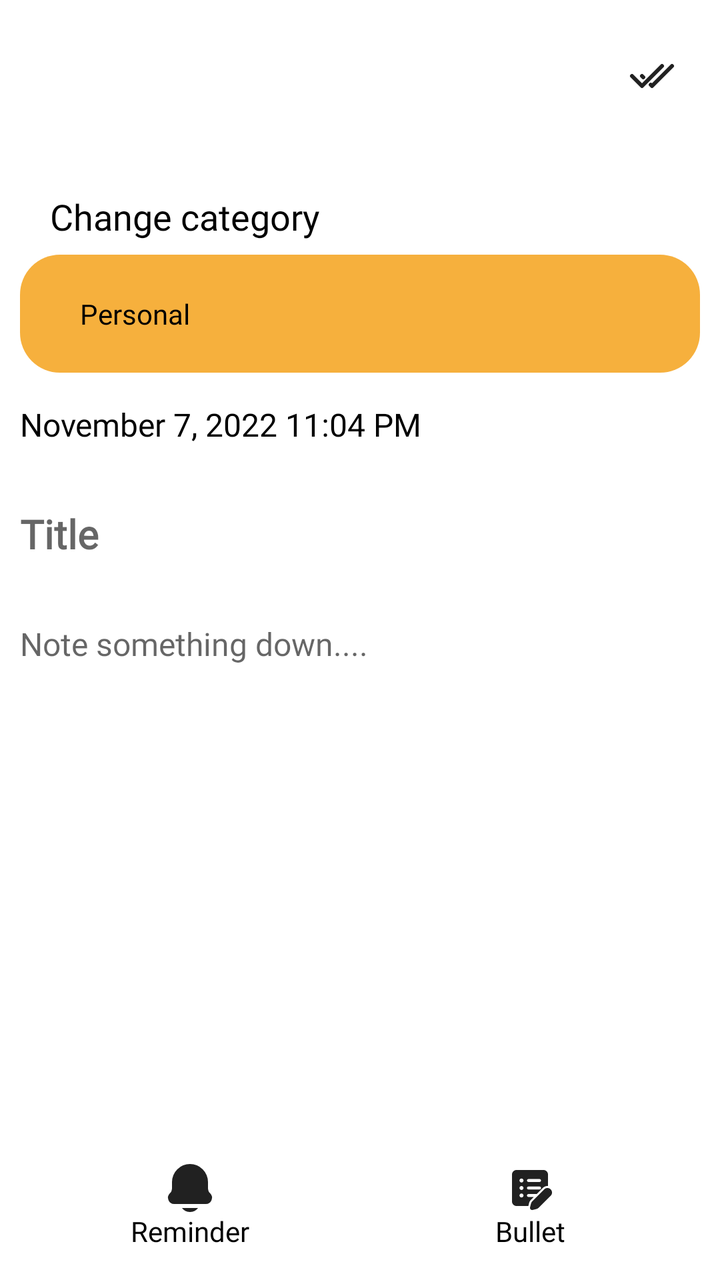
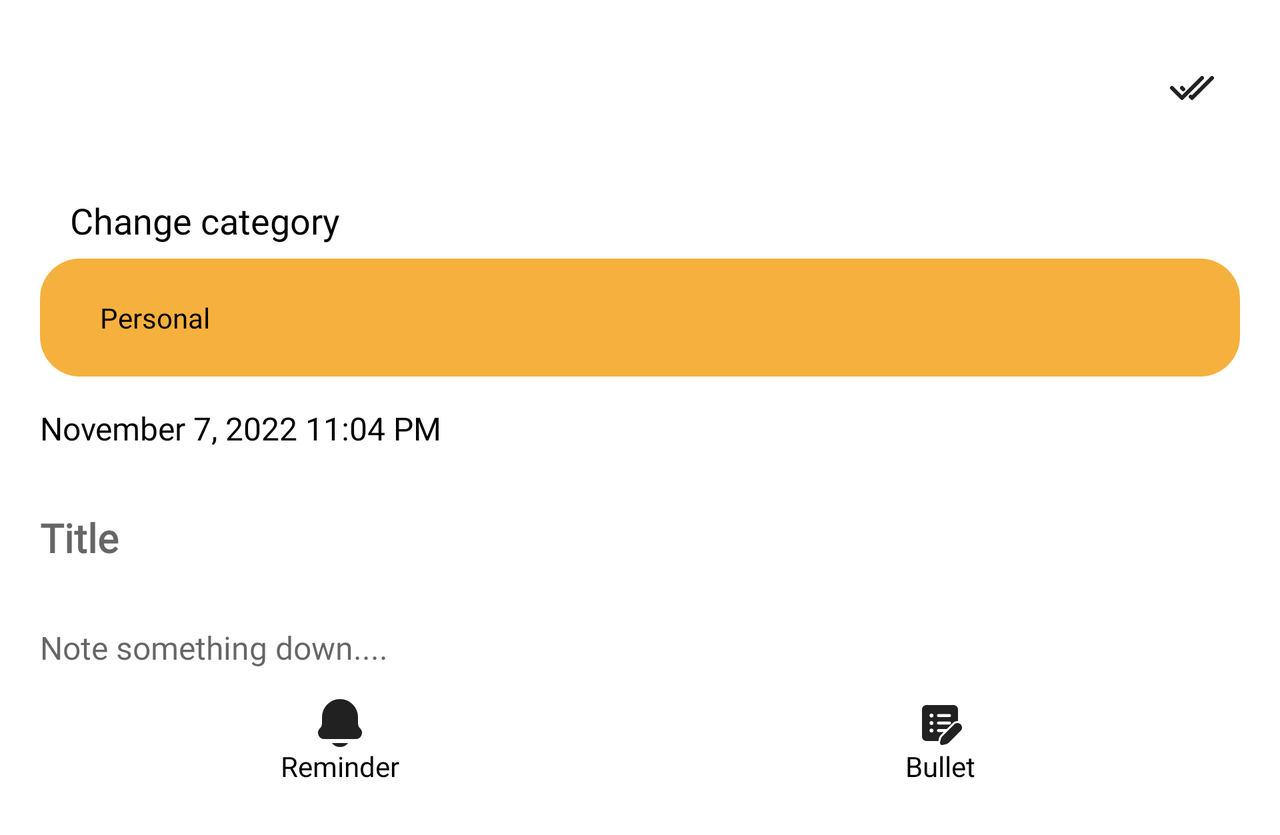

Compare how this app lays out the same screen by default and in its alternative resource folder. The renders come first, then the two layout files and the values they reference.
<!-- AndroidManifest.xml: application theme AppTheme -->
<!-- res/layout/activity_note_update.xml -->
<?xml version="1.0" encoding="utf-8"?>
<androidx.constraintlayout.widget.ConstraintLayout xmlns:android="http://schemas.android.com/apk/res/android"
    xmlns:app="http://schemas.android.com/apk/res-auto"
    xmlns:tools="http://schemas.android.com/tools"
    android:layout_width="match_parent"
    android:layout_height="match_parent"
    android:layout_margin="10dp"
    tools:context=".view.activity.NoteUpdateActivity">

    <ScrollView
        android:layout_width="match_parent"
        android:layout_height="match_parent"
        android:layout_marginBottom="50dp">

        <androidx.constraintlayout.widget.ConstraintLayout
            android:layout_width="match_parent"
            android:layout_height="wrap_content">

            <include
                android:id="@+id/note_toolbar"
                layout="@layout/note_toolbar"/>

            <TextView
                android:id="@+id/change_category_txt"
                android:layout_width="match_parent"
                android:layout_height="wrap_content"
                android:layout_marginTop="30dp"
                android:layout_marginStart="15dp"
                android:text="@string/change_category_txt"
                android:fontFamily="@font/nexa_bold"
                android:textSize="18sp"
                app:layout_constraintTop_toBottomOf="@id/note_toolbar"
                app:layout_constraintStart_toStartOf="parent"
                app:layout_constraintEnd_toEndOf="parent"/>
            <Spinner
                android:id="@+id/change_category_spinner"
                android:layout_width="match_parent"
                android:layout_height="wrap_content"
                android:layout_marginTop="7dp"
                android:paddingStart="20dp"
                android:background="@drawable/rounded_desert_sunset_bg"
                style="@style/spinnerItemStyle"
                android:entries="@array/category_headers_spinner"
                app:layout_constraintTop_toBottomOf="@id/change_category_txt"
                app:layout_constraintStart_toStartOf="parent"
                app:layout_constraintEnd_toEndOf="parent"/>


            <TextView
                android:id="@+id/note_date"
                android:layout_width="match_parent"
                android:layout_height="wrap_content"
                android:layout_marginTop="15dp"
                android:text="November 7, 2022 11:04 PM"
                android:fontFamily="@font/nexa_light"
                android:textSize="16sp"
                app:layout_constraintTop_toBottomOf="@id/change_category_spinner"
                app:layout_constraintStart_toStartOf="parent"
                app:layout_constraintEnd_toEndOf="parent"/>

            <EditText
                android:id="@+id/note_title"
                android:layout_width="match_parent"
                android:layout_height="48dp"
                android:layout_marginTop="20dp"
                android:background="@android:color/transparent"
                android:hint="@string/title"
                android:fontFamily="@font/nexa_bold"
                android:textStyle="bold"
                android:textSize="20sp"
                app:layout_constraintTop_toBottomOf="@id/note_date"
                app:layout_constraintStart_toStartOf="parent"
                app:layout_constraintEnd_toEndOf="parent"/>
            <EditText
                android:id="@+id/note_content"
                android:layout_width="match_parent"
                android:layout_height="0dp"
                android:layout_marginTop="20dp"
                android:background="@android:color/transparent"
                android:gravity="start"
                android:hint="@string/note_down"
                android:fontFamily="@font/nexa_bold"
                android:textSize="16sp"
                android:lineSpacingMultiplier="1.3"
                app:layout_constraintTop_toBottomOf="@id/note_title"
                app:layout_constraintStart_toStartOf="parent"
                app:layout_constraintEnd_toEndOf="parent"/>

        </androidx.constraintlayout.widget.ConstraintLayout>

    </ScrollView>

    <Button
        android:id="@+id/add_bullet_btn"
        android:layout_width="0dp"
        android:layout_height="wrap_content"
        android:layout_marginTop="10dp"
        android:padding="5dp"
        android:background="@android:color/transparent"
        android:drawableTop="@drawable/add_bullet_icon"
        android:text="@string/bullet"
        android:fontFamily="@font/nexa_bold"
        android:textAllCaps="false"
        app:layout_constraintStart_toEndOf="@id/add_reminder_btn"
        app:layout_constraintEnd_toEndOf="parent"
        app:layout_constraintBottom_toBottomOf="parent"/>
    <Button
        android:id="@+id/add_reminder_btn"
        android:layout_width="0dp"
        android:layout_height="wrap_content"
        android:layout_marginTop="10dp"
        android:padding="5dp"
        android:background="@android:color/transparent"
        android:drawableTop="@drawable/reminder_icon"
        android:text="@string/reminder"
        android:fontFamily="@font/nexa_bold"
        android:textAllCaps="false"
        app:layout_constraintStart_toStartOf="parent"
        app:layout_constraintEnd_toStartOf="@id/add_bullet_btn"
        app:layout_constraintBottom_toBottomOf="parent"/>

</androidx.constraintlayout.widget.ConstraintLayout>
<!-- res/layout/note_toolbar.xml (included above) -->
<?xml version="1.0" encoding="utf-8"?>
<androidx.appcompat.widget.Toolbar xmlns:android="http://schemas.android.com/apk/res/android"
    xmlns:app="http://schemas.android.com/apk/res-auto"
    android:layout_width="match_parent"
    android:layout_height="?attr/actionBarSize"
    app:titleTextAppearance="@style/ToolbarText"
    app:menu="@menu/menu_note_toolbar">

</androidx.appcompat.widget.Toolbar>
<!-- resources referenced by this layout -->
<resources>
  <string-array name="category_headers_spinner">
          <item>Personal</item>
          <item>Work</item>
          <item>Health</item>
          <item>Finance</item>
          <item>Hobbies</item>
          <item>Other</item>
      </string-array>
  <!-- drawable reminder_icon (drawable) -->
  <vector xmlns:android="http://schemas.android.com/apk/res/android"
      android:width="24dp"
      android:height="24dp"
      android:viewportWidth="24"
      android:viewportHeight="24">
    <path
        android:fillColor="?android:textColorPrimary"
        android:pathData="M12,24a5.01,5.01 0,0 0,4 -2H8A5.01,5.01 0,0 0,12 24Z"/>
    <path
        android:fillColor="?android:textColorPrimary"
        android:pathData="M22.09,14.67A3.685,3.685 0,0 1,21 12.05V9A9,9 0,0 0,3 9v3.05a3.685,3.685 0,0 1,-1.09 2.62A3.125,3.125 0,0 0,4.12 20H19.88a3.125,3.125 0,0 0,2.21 -5.33Z"/>
  </vector>
  <!-- drawable rounded_desert_sunset_bg (drawable) -->
  <?xml version="1.0" encoding="utf-8"?>
  <shape xmlns:android="http://schemas.android.com/apk/res/android">
      <solid android:color="@color/transparent_desert_sunset"/>
      <corners android:radius="20dp"/>
  </shape>
  <string name="bullet">Bullet</string>
  <string name="change_category_txt">Change category</string>
  <string name="note_down">Note something down....</string>
  <string name="reminder">Reminder</string>
  <string name="title">Title</string>
  <style name="ToolbarText" parent="ThemeOverlay.AppCompat">
          <item name="fontFamily">@font/nexa_bold</item>
          <item name="android:textSize">25sp</item>
      </style>
  <style name="spinnerItemStyle">
          <item name="android:padding">10dp</item>
          <item name="android:textSize">14sp</item>
          <item name="android:textColor">@color/black</item>
          <item name="fontFamily">@font/nexa_bold</item>
      </style>
  <style name="AppTheme" parent="Theme.AppCompat.DayNight.NoActionBar">
          
          <item name="colorPrimary">@color/white</item>
          <item name="colorPrimaryVariant">@color/white</item>
          <item name="colorOnPrimary">@color/white</item>
          <item name="colorAccent">@color/desert_sunset</item>
          
          <item name="colorSecondary">@color/teal_200</item>
          <item name="colorSecondaryVariant">@color/teal_700</item>
          <item name="colorOnSecondary">@color/black</item>
          
          <item name="android:statusBarColor">?attr/colorPrimaryVariant</item>
          <item name="android:windowLightStatusBar">true</item>
          
          <item name="android:textColor">@color/black</item>
          <item name="android:windowBackground">@color/white</item>
          <item name="cardBackgroundColor">@color/cardview_desert_sunset</item>
          <item name="spinnerDropDownItemStyle">@style/spinnerDropDownItemStyle</item>
          <item name="android:spinnerItemStyle">@style/spinnerItemStyle</item>
          <item name="android:scrollbarThumbVertical">@android:color/transparent</item>
      </style>
  <color name="transparent_desert_sunset">#E0F5A623</color>
  <color name="black">#000000</color>
  <color name="white">#FFFFFFFF</color>
  <color name="desert_sunset">#f5a623</color>
  <color name="teal_200">#FF03DAC5</color>
  <color name="teal_700">#FF018786</color>
  <color name="cardview_desert_sunset">#B1E8B766</color>
  <style name="spinnerDropDownItemStyle">
          <item name="android:padding">10dp</item>
          <item name="android:textSize">16sp</item>
          <item name="android:textColor">?android:textColor</item>
          <item name="fontFamily">@font/nexa_bold</item>
      </style>
  <!-- some entries are left out for length -->
</resources>
<!-- res/layout-land/activity_note_update.xml (the repository's variant of the layout above) -->
<!-- drawn on the phone turned sideways -->
<?xml version="1.0" encoding="utf-8"?>
<ScrollView xmlns:android="http://schemas.android.com/apk/res/android"
    xmlns:app="http://schemas.android.com/apk/res-auto"
    xmlns:tools="http://schemas.android.com/tools"
    android:layout_width="match_parent"
    android:layout_height="match_parent"
    android:layout_margin="10dp"
    tools:context=".view.activity.NoteUpdateActivity">

    <androidx.constraintlayout.widget.ConstraintLayout
        android:layout_width="match_parent"
        android:layout_height="match_parent"
        android:layout_margin="10dp">

        <include
            android:id="@+id/note_toolbar"
            layout="@layout/note_toolbar"/>

        <TextView
            android:id="@+id/change_category_txt"
            android:layout_width="match_parent"
            android:layout_height="wrap_content"
            android:layout_marginTop="30dp"
            android:layout_marginStart="15dp"
            android:text="@string/change_category_txt"
            android:fontFamily="@font/nexa_bold"
            android:textSize="18sp"
            app:layout_constraintTop_toBottomOf="@id/note_toolbar"
            app:layout_constraintStart_toStartOf="parent"
            app:layout_constraintEnd_toEndOf="parent"/>
        <Spinner
            android:id="@+id/change_category_spinner"
            android:layout_width="match_parent"
            android:layout_height="wrap_content"
            android:layout_marginTop="7dp"
            android:paddingStart="20dp"
            android:background="@drawable/rounded_desert_sunset_bg"
            style="@style/spinnerItemStyle"
            android:entries="@array/category_headers_spinner"
            app:layout_constraintTop_toBottomOf="@id/change_category_txt"
            app:layout_constraintStart_toStartOf="parent"
            app:layout_constraintEnd_toEndOf="parent"/>


        <TextView
            android:id="@+id/note_date"
            android:layout_width="match_parent"
            android:layout_height="wrap_content"
            android:layout_marginTop="15dp"
            android:text="November 7, 2022 11:04 PM"
            android:fontFamily="@font/nexa_light"
            android:textSize="16sp"
            app:layout_constraintTop_toBottomOf="@id/change_category_spinner"
            app:layout_constraintStart_toStartOf="parent"
            app:layout_constraintEnd_toEndOf="parent"/>

        <EditText
            android:id="@+id/note_title"
            android:layout_width="match_parent"
            android:layout_height="48dp"
            android:layout_marginTop="20dp"
            android:background="@android:color/transparent"
            android:hint="@string/title"
            android:fontFamily="@font/nexa_bold"
            android:textStyle="bold"
            android:textSize="20sp"
            app:layout_constraintTop_toBottomOf="@id/note_date"
            app:layout_constraintStart_toStartOf="parent"
            app:layout_constraintEnd_toEndOf="parent"/>
        <EditText
            android:id="@+id/note_content"
            android:layout_width="match_parent"
            android:layout_height="0dp"
            android:layout_marginTop="20dp"
            android:background="@android:color/transparent"
            android:gravity="start"
            android:hint="@string/note_down"
            android:fontFamily="@font/nexa_bold"
            android:textSize="16sp"
            android:lineSpacingMultiplier="1.3"
            app:layout_constraintTop_toBottomOf="@id/note_title"
            app:layout_constraintStart_toStartOf="parent"
            app:layout_constraintEnd_toEndOf="parent"/>

        <Button
            android:id="@+id/add_bullet_btn"
            android:layout_width="0dp"
            android:layout_height="wrap_content"
            android:layout_marginTop="10dp"
            android:padding="5dp"
            android:background="@android:color/transparent"
            android:drawableTop="@drawable/add_bullet_icon"
            android:text="@string/bullet"
            android:fontFamily="@font/nexa_bold"
            android:textAllCaps="false"
            app:layout_constraintTop_toBottomOf="@id/note_content"
            app:layout_constraintStart_toEndOf="@id/add_reminder_btn"
            app:layout_constraintEnd_toEndOf="parent"
            app:layout_constraintBottom_toBottomOf="parent"/>
        <Button
            android:id="@+id/add_reminder_btn"
            android:layout_width="0dp"
            android:layout_height="wrap_content"
            android:layout_marginTop="10dp"
            android:padding="5dp"
            android:background="@android:color/transparent"
            android:drawableTop="@drawable/reminder_icon"
            android:text="@string/reminder"
            android:fontFamily="@font/nexa_bold"
            android:textAllCaps="false"
            app:layout_constraintStart_toStartOf="parent"
            app:layout_constraintEnd_toStartOf="@id/add_bullet_btn"
            app:layout_constraintBottom_toBottomOf="parent"/>

    </androidx.constraintlayout.widget.ConstraintLayout>

</ScrollView>
